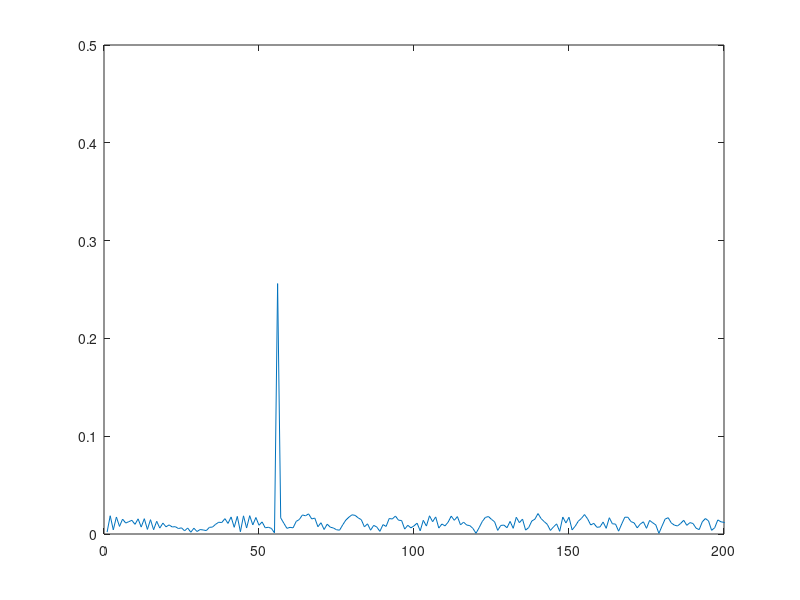
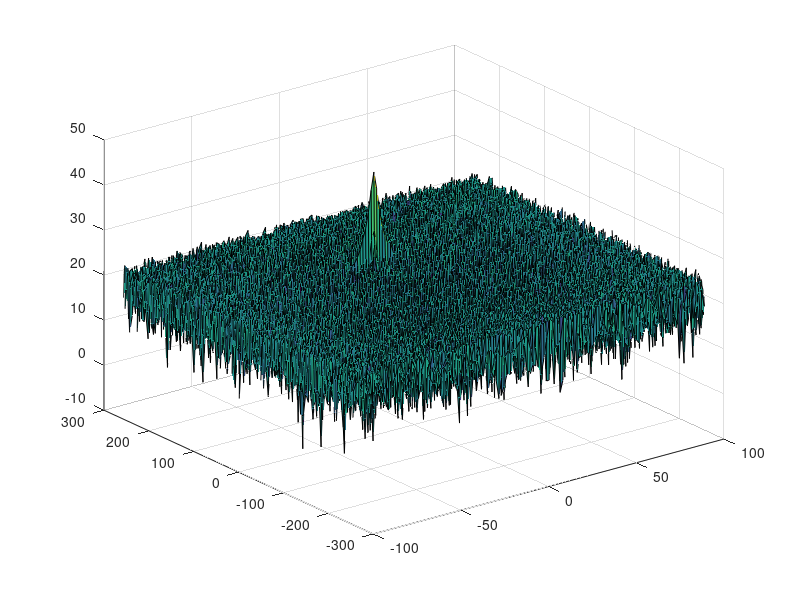

The MATLAB source for these figures, in order: (Note: this script raises an error after producing the figures.)
clear all
clc;

%% Radar Specifications 
%%%%%%%%%%%%%%%%%%%%%%%%%%%
% Frequency of operation = 77GHz
% Max Range = 200m
% Range Resolution = 1 m
% Max Velocity = 100 m/s
%%%%%%%%%%%%%%%%%%%%%%%%%%%

fc = 77e9;
maxRange = 200;
rangeResolution = 1;
maxVelocity = 100;

% speed of light = 3e8
c = 3e8;

%% User Defined Range and Velocity of target
% *%TODO* :
% define the target's initial position and velocity. Note : Velocity
% remains contant
 
R0 = 110;
v = -20;

%% FMCW Waveform Generation

% *%TODO* :
% Design the FMCW waveform by giving the specs of each of its parameters.
% Calculate the Bandwidth (B), Chirp Time (Tchirp) and Slope (slope) of the FMCW
% chirp using the requirements above.

rrtScale = 5.5;

B = c/(2*rangeResolution);
Tchirp = rrtScale*(2*maxRange/c);
slope = B/Tchirp;

                                                          
%The number of chirps in one sequence. Its ideal to have 2^ value for the ease of running the FFT
%for Doppler Estimation. 
Nd = 128;                   % #of doppler cells OR #of sent periods % number of chirps

%The number of samples on each chirp. 
Nr = 1024;                  % for length of time OR # of range cells

% Timestamp for running the displacement scenario for every sample on each
% chirp
t = linspace(0, Nd*Tchirp, Nr*Nd); % total time for samples
L = Nr*Nd;

%Creating the vectors for Tx, Rx and Mix based on the total samples input.
Tx = zeros(1, length(t)); % transmitted signal
Rx = zeros(1, length(t)); % received signal
Mix = zeros(1, length(t)); % beat signal

% Similar vectors for range_covered and time delay.
r_t = zeros(1, length(t));
td = zeros(1, length(t));


%% Signal generation and Moving Target simulation
% Running the radar scenario over the time. 

for i = 1:length(t)         
    
    
    % *%TODO* :
    % For each time stamp update the Range of the Target for constant velocity. 
    R = R0 + v*t(i);
    tau = R/c;
    
    % *%TODO* :
    % For each time sample we need update the transmitted and
    % received signal. 
    Tx(i) = cos(2*pi*(fc*t(i) + (slope*t(i)^2)/2));
    Rx(i) = cos(2*pi*(fc*(t(i)-tau) + (slope*(t(i)-tau)^2)/2));
    
    % *%TODO* :
    % Now by mixing the Transmit and Receive generate the beat signal
    % This is done by element wise matrix multiplication of Transmit and
    % Receiver Signal
    Mix(i) = Tx(i)*Rx(i);
    
end

%% RANGE MEASUREMENT


% *%TODO* :
% reshape the vector into Nr*Nd array. Nr and Nd here would also define the size of
% Range and Doppler FFT respectively.

beat = reshape(Mix, [Nr, Nd]);

% *%TODO* :
% run the FFT on the beat signal along the range bins dimension (Nr) and
% normalize.

signal_fft = fft(beat)/Nr;

% *%TODO* :
% Take the absolute value of FFT output

signal_fft = abs(signal_fft);

% *%TODO* :
% Output of FFT is double sided signal, but we are interested in only one side of the spectrum.
% Hence we throw out half of the samples.

signal_fft = signal_fft(1:Nr/2);

% plotting the range
figure ('Name', 'Range from First FFT');
% subplot(2,1,1)

% *%TODO* :
% plot FFT output 
plot(signal_fft);
axis([0 200 0 0.5]);


%% RANGE DOPPLER RESPONSE
% The 2D FFT implementation is already provided here. This will run a 2DFFT
% on the mixed signal (beat signal) output and generate a range doppler
% map.You will implement CFAR on the generated RDM


% Range Doppler Map Generation.

% The output of the 2D FFT is an image that has reponse in the range and
% doppler FFT bins. So, it is important to convert the axis from bin sizes
% to range and doppler based on their Max values.

Mix = reshape(Mix, [Nr, Nd]);

% 2D FFT using the FFT size for both dimensions.
sig_fft2 = fft2(Mix, Nr, Nd);

% Taking just one side of signal from Range dimension.
sig_fft2 = sig_fft2(1:Nr/2, 1:Nd);
sig_fft2 = fftshift(sig_fft2);
RDM = abs(sig_fft2);
RDM = 10*log10(RDM) ;

% use the surf function to plot the output of 2DFFT and to show axis in both
% dimensions
doppler_axis = linspace(-100, 100, Nd);
range_axis = linspace(-200, 200, Nr/2)*((Nr/2)/400);
figure('Name', 'Range Doppler response');
surf(doppler_axis, range_axis, RDM);

%% CFAR implementation

% Slide Window through the complete Range Doppler Map

% *%TODO* :
% Select the number of Training Cells in both the dimensions.

Tr = 12; % Training (range dimension)
Td = 3; % Training cells (doppler dimension)

% *%TODO* :
% Select the number of Guard Cells in both dimensions around the Cell under 
% test (CUT) for accurate estimation

Gr = 4; % Guard cells (range dimension)
Gd = 1; % Guard cells (doppler dimension)

% *%TODO* :
% offset the threshold by SNR value in dB

offset = 15;

% *%TODO* :
% Create a vector to store noise_level for each iteration on training cells
noise_level = zeros(1, 1);


% *%TODO* :
% design a loop such that it slides the CUT across range doppler map by
% giving margins at the edges for Training and Guard Cells.
% For every iteration sum the signal level within all the training
% cells. To sum convert the value from logarithmic to linear using db2pow
% function. Average the summed values for all of the training
% cells used. After averaging convert it back to logarithimic using pow2db.
% Further add the offset to it to determine the threshold. Next, compare the
% signal under CUT with this threshold. If the CUT level > threshold assign
% it a value of 1, else equate it to 0.

% Use RDM[x,y] as the matrix from the output of 2D FFT for implementing
% CFAR
num_cells = (2*Tr+2*Gr+1)*(2*Td+2*Gd+1)-(2*Gr+1)*(2*Gd+1);
signal_cfar = zeros(Nr/2,Nd);

for i = 1:(Nr/2-(2*Gr+2*Tr)) % range index
    for j = 1:(Nd-(2*Gd+2*Td)) % doppler index

        s1 = sum(db2pow(RDM(i:i+2*Tr+2*Gr, j:j+2*Td+2*Gd)), 'all');
        s2 = sum(db2pow(RDM(i+Tr:i+Tr+2*Gr, j+Td:j+Td+2*Gd)), 'all');    
        noise_level = s1 - s2;
        
        threshold = noise_level/num_cells;      
        threshold = pow2db(threshold)+offset;
        threshold = db2pow(threshold);
        
        signal = db2pow(RDM(i+Tr+Gr, j+Td+Gd));
        
        if signal < threshold
            signal = 0;
        else 
            signal = 1;
        end
        
        signal_cfar(i+Tr+Gr, j+Td+Gd) = signal;  
        
    end
end


% *%TODO* :
% The process above will generate a thresholded block, which is smaller 
% than the Range Doppler Map as the CUT cannot be located at the edges of
% matrix. Hence,few cells will not be thresholded. To keep the map size same
% set those values to 0. 

% skip


% *%TODO* :
% display the CFAR output using the Surf function like we did for Range
% Doppler Response output.
figure('Name', 'CA-CFAR applied on the range doppler map (RDM)');
surf(doppler_axis, range_axis, signal_cfar);
colorbar;


 

